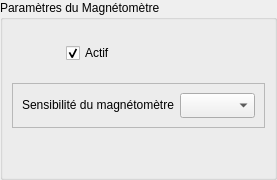
        <widget class="QWidget" name="pgMag">
         <layout class="QVBoxLayout" name="verticalLayout_17">
          <property name="spacing">
           <number>0</number>
          </property>
          <property name="leftMargin">
           <number>0</number>
          </property>
          <property name="topMargin">
           <number>0</number>
          </property>
          <property name="rightMargin">
           <number>0</number>
          </property>
          <property name="bottomMargin">
           <number>0</number>
          </property>
          <item>
           <widget class="QGroupBox" name="grpMag">
            <property name="title">
             <string>Paramètres du Magnétomètre</string>
            </property>
            <layout class="QVBoxLayout" name="verticalLayout_18">
             <item>
              <layout class="QHBoxLayout" name="horizontalLayout_9">
               <item>
                <widget class="QLabel" name="lblMag">
                 <property name="sizePolicy">
                  <sizepolicy hsizetype="Fixed" vsizetype="Fixed">
                   <horstretch>0</horstretch>
                   <verstretch>0</verstretch>
                  </sizepolicy>
                 </property>
                 <property name="minimumSize">
                  <size>
                   <width>48</width>
                   <height>48</height>
                  </size>
                 </property>
                 <property name="maximumSize">
                  <size>
                   <width>48</width>
                   <height>48</height>
                  </size>
                 </property>
                 <property name="text">
                  <string/>
                 </property>
                 <property name="pixmap">
                  <pixmap resource="wimustudio2.qrc">:/icons/images/magnet.png</pixmap>
                 </property>
                 <property name="scaledContents">
                  <bool>true</bool>
                 </property>
                </widget>
               </item>
               <item>
                <widget class="QCheckBox" name="chkMag">
                 <property name="cursor">
                  <cursorShape>PointingHandCursor</cursorShape>
                 </property>
                 <property name="text">
                  <string>Actif</string>
                 </property>
                 <property name="checked">
                  <bool>true</bool>
                 </property>
                </widget>
               </item>
              </layout>
             </item>
             <item>
              <widget class="QFrame" name="frameMag">
               <property name="frameShape">
                <enum>QFrame::StyledPanel</enum>
               </property>
               <property name="frameShadow">
                <enum>QFrame::Raised</enum>
               </property>
               <layout class="QFormLayout" name="formLayout_4">
                <item row="0" column="0">
                 <widget class="QLabel" name="lblMagRange">
                  <property name="text">
                   <string>Sensibilité du magnétomètre</string>
                  </property>
                 </widget>
                </item>
                <item row="0" column="1">
                 <widget class="QComboBox" name="cmbMagRange">
                  <property name="minimumSize">
                   <size>
                    <width>0</width>
                    <height>25</height>
                   </size>
                  </property>
                  <property name="maximumSize">
                   <size>
                    <width>75</width>
                    <height>16777215</height>
                   </size>
                  </property>
                  <property name="currentIndex">
                   <number>-1</number>
                  </property>
                  <item>
                   <property name="text">
                    <string>±0.88 Ga</string>
                   </property>
                  </item>
                  <item>
                   <property name="text">
                    <string>±1.3 Ga</string>
                   </property>
                  </item>
                  <item>
                   <property name="text">
                    <string>±1.9 Ga</string>
                   </property>
                  </item>
                  <item>
                   <property name="text">
                    <string>±2.5 Ga</string>
                   </property>
                  </item>
                  <item>
                   <property name="text">
                    <string>±4.0 Ga</string>
                   </property>
                  </item>
                  <item>
                   <property name="text">
                    <string>±4.7 Ga</string>
                   </property>
                  </item>
                  <item>
                   <property name="text">
                    <string>±5.6 Ga</string>
                   </property>
                  </item>
                  <item>
                   <property name="text">
                    <string>±8.1 Ga</string>
                   </property>
                  </item>
                 </widget>
                </item>
               </layout>
              </widget>
             </item>
             <item>
              <spacer name="verticalSpacer_6">
               <property name="orientation">
                <enum>Qt::Vertical</enum>
               </property>
               <property name="sizeHint" stdset="0">
                <size>
                 <width>20</width>
                 <height>40</height>
                </size>
               </property>
              </spacer>
             </item>
            </layout>
           </widget>
          </item>
         </layout>
        </widget>
